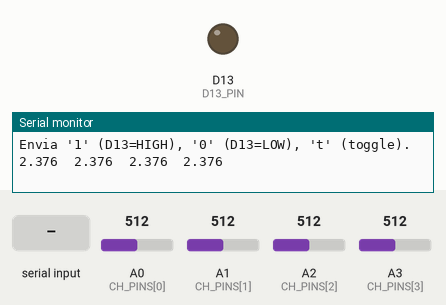
A sketch run on a simulated Arduino Uno R4 Minima. On the bench: output pins drawn as LEDs (lit = HIGH), the last lines printed to the serial monitor. The inputs (shaded band) are chosen by the test bench; at power-on: A0 (CH_PINS[0]) = 512, A1 (CH_PINS[1]) = 512, A2 (CH_PINS[2]) = 512, A3 (CH_PINS[3]) = 512 (analog values on the 0–1023 scale).

Above: at 1.2 s.
1.3 s: "1" received over Serial
At 2.1 s:
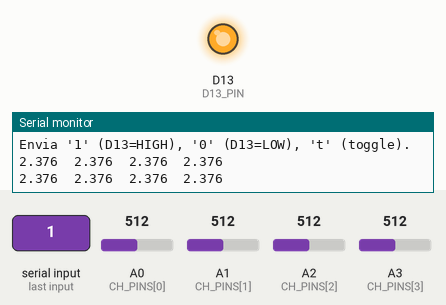
2.8 s: "0" received over Serial
At 3.3 s:
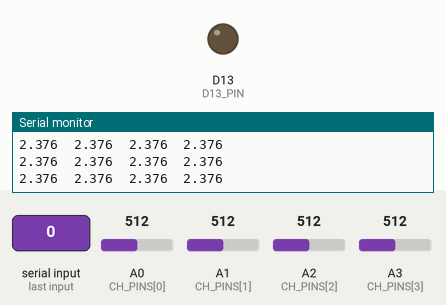
4.3 s: "t" received over Serial
At 5.6 s:
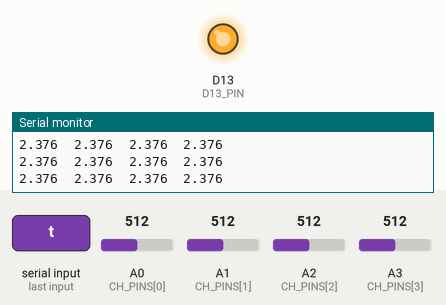
Timing chart, 0 to 7.3 s (numbered marks = the images above; inputs shaded):
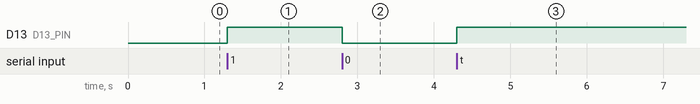

Measured:
- after the input at 1.3 s, D13 (D13_PIN): LOW → HIGH at once
- after the input at 2.8 s, D13 (D13_PIN): HIGH → LOW at once
- after the input at 4.3 s, D13 (D13_PIN): LOW → HIGH at once

The sketch:

prueba_osciloscopio.ino
```cpp
/*
  4CH "Oscilloscope" for Arduino UNO R4 Minima
  - Samples A0..A3 continuously (fast)
  - Outputs ONLY once per second (so plot/monitor changes max 1 Hz)
  - Output is the average over the last second (more stable)

  Use:
  - Tools -> Serial Plotter (or Serial Monitor)
*/

#include <Arduino.h>

// -------- USER SETTINGS --------
static const uint32_t BAUD = 1000000;

// How fast to sample internally (frames/s). 1 frame = read A0..A3 once.
static const uint32_t SAMPLE_RATE_HZ = 2000;

// How often to PRINT a value (Hz). For "at most once per second" use 1.
static const uint32_t OUTPUT_RATE_HZ = 1;

// Output format
static const bool OUTPUT_VOLTS = true;    // false: raw counts (0..4095), true: volts
static const float VREF_VOLTS  = 4.75f;     // typical on UNO R4
// -------------------------------

static const uint8_t CH_PINS[4] = {A0, A1, A2, A3};
static const uint16_t ADC_BITS = 12;
static const uint16_t ADC_MAX  = (1u << ADC_BITS) - 1; // 4095

static const uint8_t D13_PIN = 13;   // D13 en UNO R4
static bool d13_state = false;

static inline float countsToVolts(float counts) {
  return counts * (VREF_VOLTS / (float)ADC_MAX);
}

void setup() {
  Serial.begin(BAUD);
  while (!Serial) {}

  analogReadResolution(ADC_BITS);

  pinMode(D13_PIN, OUTPUT);
  digitalWrite(D13_PIN, LOW);

  // Warm-up
  (void)analogRead(CH_PINS[0]);
  (void)analogRead(CH_PINS[1]);
  (void)analogRead(CH_PINS[2]);
  (void)analogRead(CH_PINS[3]);

  // Mensaje (mejor verlo en Serial Monitor)
  Serial.println("Envia '1' (D13=HIGH), '0' (D13=LOW), 't' (toggle).");
}

void handleSerial() {
  while (Serial.available() > 0) {
    char c = (char)Serial.read();
    if (c == '1') d13_state = true;
    else if (c == '0') d13_state = false;
    else if (c == 't' || c == 'T') d13_state = !d13_state;
    else continue;

    digitalWrite(D13_PIN, d13_state ? HIGH : LOW);
  }
}

void loop() {
  handleSerial();

  // Internal sampling cadence
  const uint32_t sample_interval_us = 1000000UL / SAMPLE_RATE_HZ;
  static uint32_t next_sample_us = micros();

  // Output cadence (once per second)
  const uint32_t output_interval_ms = 1000UL / OUTPUT_RATE_HZ;
  static uint32_t last_output_ms = millis();

  // Accumulators for 1-second window
  static uint32_t sum0 = 0, sum1 = 0, sum2 = 0, sum3 = 0;
  static uint32_t n = 0;

  // Sample at SAMPLE_RATE_HZ
  uint32_t now_us = micros();
  if ((int32_t)(now_us - next_sample_us) >= 0) {
    next_sample_us += sample_interval_us;

    sum0 += (uint32_t)analogRead(CH_PINS[0]);
    sum1 += (uint32_t)analogRead(CH_PINS[1]);
    sum2 += (uint32_t)analogRead(CH_PINS[2]);
    sum3 += (uint32_t)analogRead(CH_PINS[3]);
    n++;
  }

  // Print only once per second (or OUTPUT_RATE_HZ)
  uint32_t now_ms = millis();
  if (now_ms - last_output_ms >= output_interval_ms) {
    last_output_ms += output_interval_ms;

    if (n == 0) return; // por seguridad

    float avg0 = (float)sum0 / (float)n;
    float avg1 = (float)sum1 / (float)n;
    float avg2 = (float)sum2 / (float)n;
    float avg3 = (float)sum3 / (float)n;

    // Reset window
    sum0 = sum1 = sum2 = sum3 = 0;
    n = 0;

    if (!OUTPUT_VOLTS) {
      // Sin etiquetas (rápido). Ideal para Plotter: 4 trazas.
      Serial.print((int)(avg0 + 0.5f)); Serial.print('\t');
      Serial.print((int)(avg1 + 0.5f)); Serial.print('\t');
      Serial.print((int)(avg2 + 0.5f)); Serial.print('\t');
      Serial.println((int)(avg3 + 0.5f));
    } else {
      float v0 = countsToVolts(avg0);
      float v1 = countsToVolts(avg1);
      float v2 = countsToVolts(avg2);
      float v3 = countsToVolts(avg3);

      Serial.print(v0, 3); Serial.print('\t');
      Serial.print(v1, 3); Serial.print('\t');
      Serial.print(v2, 3); Serial.print('\t');
      Serial.println(v3, 3);
    }
  }
}
```
